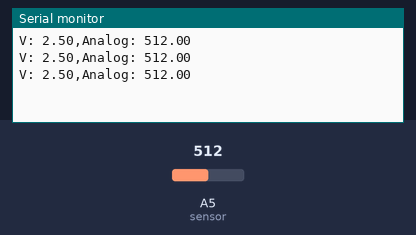
A sketch run on a simulated Arduino Uno, built with avr-gcc and run on an emulated ATmega328P. Parts: the last lines printed to the serial monitor. The test bench sets the inputs (shaded band); at power-on: A5 (sensor) = 512.

Above: at 1.2 s.
1.3 s: A5 (sensor) set to 716
At 1.86 s:
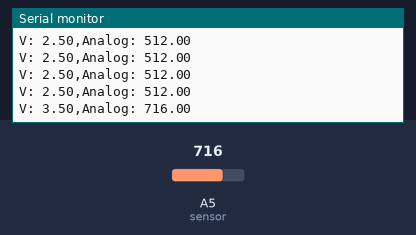
2.8 s: A5 (sensor) set to 900
At 3.06 s:
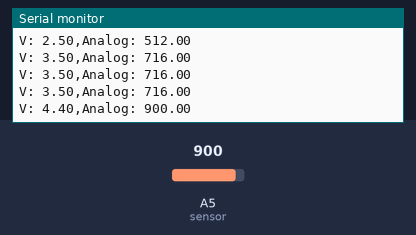
Timing chart, 0 to 5.8 s (numbered marks = the images above; inputs shaded):
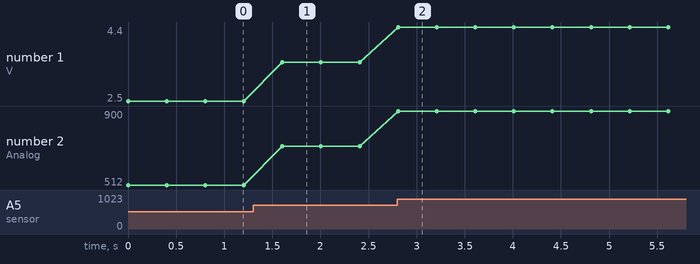

Measured:
- after the input at 1.3 s, the serial monitor: prints a new line after 0.30 s (image 1)
- after the input at 2.8 s, the serial monitor: prints a new line at once (image 2)
- plotted number 1: 2.5 → 3.5 after the input at 1.3 s, 3.5 → 4.4 after the input at 2.8 s
- plotted number 2: 512 → 716 after the input at 1.3 s, 716 → 900 after the input at 2.8 s

The sketch:

activity-6.ino
```cpp
int sensor=A5;

void setup(){
  pinMode(sensor,INPUT);
  Serial.begin(9600);
}

void loop(){
  float m=analogRead(sensor);
  float voltage=(m/1023)*5.0;
  Serial.print("V: ");
  Serial.print(voltage);
  Serial.print(",Analog: ");
  Serial.println(m);
  delay(400);
}
```
